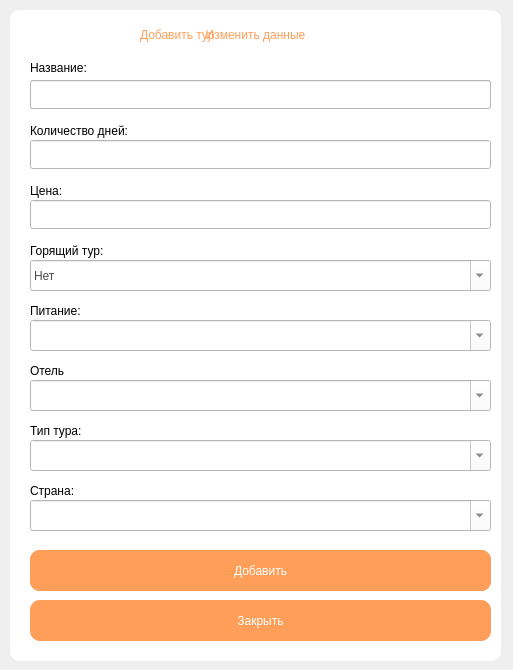
<?xml version="1.0" encoding="UTF-8"?>
<ui version="4.0">
 <class>Form51</class>
 <widget class="QWidget" name="Form51">
  <property name="geometry">
   <rect>
    <x>0</x>
    <y>0</y>
    <width>513</width>
    <height>670</height>
   </rect>
  </property>
  <property name="windowTitle">
   <string>Туры</string>
  </property>
  <widget class="QLabel" name="label_10">
   <property name="geometry">
    <rect>
     <x>10</x>
     <y>10</y>
     <width>491</width>
     <height>651</height>
    </rect>
   </property>
   <property name="styleSheet">
    <string notr="true">border-radius: 10px;
background-color: rgb(255, 255, 255);
</string>
   </property>
   <property name="text">
    <string/>
   </property>
  </widget>
  <widget class="QLabel" name="label_2">
   <property name="geometry">
    <rect>
     <x>90</x>
     <y>0</y>
     <width>331</width>
     <height>71</height>
    </rect>
   </property>
   <property name="styleSheet">
    <string notr="true">font: 27pt &quot;Century Gothic&quot;;
background-color: qlineargradient(spread:pad, x1:0, y1:0, x2:1, y2:0, stop:0 rgba(0, 0, 0, 0), stop:1 rgba(255, 255, 255, 0));
color: rgb(255, 158, 88);</string>
   </property>
   <property name="text">
    <string>&lt;html&gt;&lt;head/&gt;&lt;body&gt;&lt;p align=&quot;center&quot;&gt;Изменить данные&lt;/p&gt;&lt;/body&gt;&lt;/html&gt;</string>
   </property>
  </widget>
  <widget class="QLabel" name="label">
   <property name="geometry">
    <rect>
     <x>140</x>
     <y>10</y>
     <width>241</width>
     <height>51</height>
    </rect>
   </property>
   <property name="styleSheet">
    <string notr="true">font: 27pt &quot;Century Gothic&quot;;
background-color: qlineargradient(spread:pad, x1:0, y1:0, x2:1, y2:0, stop:0 rgba(0, 0, 0, 0), stop:1 rgba(255, 255, 255, 0));
color: rgb(255, 158, 88);</string>
   </property>
   <property name="text">
    <string>&lt;html&gt;&lt;head/&gt;&lt;body&gt;&lt;p&gt;Добавить тур&lt;/p&gt;&lt;/body&gt;&lt;/html&gt;</string>
   </property>
  </widget>
  <widget class="QLineEdit" name="lineEdit_3">
   <property name="geometry">
    <rect>
     <x>30</x>
     <y>80</y>
     <width>461</width>
     <height>29</height>
    </rect>
   </property>
   <property name="toolTip">
    <string>&lt;html&gt;&lt;head/&gt;&lt;body&gt;&lt;p&gt;gggg&lt;/p&gt;&lt;/body&gt;&lt;/html&gt;</string>
   </property>
   <property name="toolTipDuration">
    <number>-4</number>
   </property>
   <property name="styleSheet">
    <string notr="true">font: 15pt &quot;Century Gothic&quot;;
color: rgb(75, 75, 75);
background-color: rgb(255, 255, 255);</string>
   </property>
   <property name="text">
    <string/>
   </property>
   <property name="readOnly">
    <bool>true</bool>
   </property>
   <property name="placeholderText">
    <string/>
   </property>
  </widget>
  <widget class="QLabel" name="label_5">
   <property name="geometry">
    <rect>
     <x>30</x>
     <y>60</y>
     <width>239</width>
     <height>16</height>
    </rect>
   </property>
   <property name="styleSheet">
    <string notr="true">font: 13pt &quot;Century Gothic&quot;;
background-color: qlineargradient(spread:pad, x1:0, y1:0, x2:1, y2:0, stop:0 rgba(0, 0, 0, 0), stop:1 rgba(255, 255, 255, 0));</string>
   </property>
   <property name="text">
    <string>Название:</string>
   </property>
  </widget>
  <widget class="QLineEdit" name="lineEdit">
   <property name="geometry">
    <rect>
     <x>30</x>
     <y>80</y>
     <width>461</width>
     <height>29</height>
    </rect>
   </property>
   <property name="toolTip">
    <string>&lt;html&gt;&lt;head/&gt;&lt;body&gt;&lt;p&gt;gggg&lt;/p&gt;&lt;/body&gt;&lt;/html&gt;</string>
   </property>
   <property name="toolTipDuration">
    <number>-4</number>
   </property>
   <property name="styleSheet">
    <string notr="true">font: 15pt &quot;Century Gothic&quot;;
color: rgb(75, 75, 75);
background-color: rgb(255, 255, 255);</string>
   </property>
   <property name="text">
    <string/>
   </property>
   <property name="placeholderText">
    <string/>
   </property>
  </widget>
  <widget class="QLineEdit" name="lineEdit_2">
   <property name="geometry">
    <rect>
     <x>30</x>
     <y>140</y>
     <width>461</width>
     <height>29</height>
    </rect>
   </property>
   <property name="toolTip">
    <string>&lt;html&gt;&lt;head/&gt;&lt;body&gt;&lt;p&gt;gggg&lt;/p&gt;&lt;/body&gt;&lt;/html&gt;</string>
   </property>
   <property name="styleSheet">
    <string notr="true">font: 15pt &quot;Century Gothic&quot;;
color: rgb(75, 75, 75);
background-color: rgb(255, 255, 255);</string>
   </property>
   <property name="text">
    <string/>
   </property>
   <property name="placeholderText">
    <string/>
   </property>
  </widget>
  <widget class="QLabel" name="label_6">
   <property name="geometry">
    <rect>
     <x>30</x>
     <y>120</y>
     <width>239</width>
     <height>21</height>
    </rect>
   </property>
   <property name="styleSheet">
    <string notr="true">font: 13pt &quot;Century Gothic&quot;;
background-color: qlineargradient(spread:pad, x1:0, y1:0, x2:1, y2:0, stop:0 rgba(0, 0, 0, 0), stop:1 rgba(255, 255, 255, 0));</string>
   </property>
   <property name="text">
    <string>Количество дней:</string>
   </property>
  </widget>
  <widget class="QLabel" name="label_7">
   <property name="geometry">
    <rect>
     <x>30</x>
     <y>180</y>
     <width>239</width>
     <height>21</height>
    </rect>
   </property>
   <property name="styleSheet">
    <string notr="true">font: 13pt &quot;Century Gothic&quot;;
background-color: qlineargradient(spread:pad, x1:0, y1:0, x2:1, y2:0, stop:0 rgba(0, 0, 0, 0), stop:1 rgba(255, 255, 255, 0));</string>
   </property>
   <property name="text">
    <string>Цена:</string>
   </property>
  </widget>
  <widget class="QLineEdit" name="lineEdit_4">
   <property name="geometry">
    <rect>
     <x>30</x>
     <y>200</y>
     <width>461</width>
     <height>29</height>
    </rect>
   </property>
   <property name="toolTip">
    <string>&lt;html&gt;&lt;head/&gt;&lt;body&gt;&lt;p&gt;gggg&lt;/p&gt;&lt;/body&gt;&lt;/html&gt;</string>
   </property>
   <property name="styleSheet">
    <string notr="true">font: 15pt &quot;Century Gothic&quot;;
color: rgb(75, 75, 75);
background-color: rgb(255, 255, 255);</string>
   </property>
   <property name="text">
    <string/>
   </property>
   <property name="placeholderText">
    <string/>
   </property>
  </widget>
  <widget class="QComboBox" name="comboBox">
   <property name="geometry">
    <rect>
     <x>30</x>
     <y>260</y>
     <width>461</width>
     <height>31</height>
    </rect>
   </property>
   <property name="toolTipDuration">
    <number>-1</number>
   </property>
   <property name="styleSheet">
    <string notr="true">font: 15pt &quot;Century Gothic&quot;;
color: rgb(75, 75, 75);
background-color: rgb(255, 255, 255);</string>
   </property>
   <property name="editable">
    <bool>true</bool>
   </property>
   <item>
    <property name="text">
     <string>Нет</string>
    </property>
   </item>
   <item>
    <property name="text">
     <string>Да</string>
    </property>
   </item>
  </widget>
  <widget class="QLabel" name="label_8">
   <property name="geometry">
    <rect>
     <x>30</x>
     <y>240</y>
     <width>239</width>
     <height>21</height>
    </rect>
   </property>
   <property name="styleSheet">
    <string notr="true">font: 13pt &quot;Century Gothic&quot;;
background-color: qlineargradient(spread:pad, x1:0, y1:0, x2:1, y2:0, stop:0 rgba(0, 0, 0, 0), stop:1 rgba(255, 255, 255, 0));</string>
   </property>
   <property name="text">
    <string>Горящий тур:</string>
   </property>
  </widget>
  <widget class="QLabel" name="label_9">
   <property name="geometry">
    <rect>
     <x>30</x>
     <y>300</y>
     <width>239</width>
     <height>21</height>
    </rect>
   </property>
   <property name="styleSheet">
    <string notr="true">font: 13pt &quot;Century Gothic&quot;;
background-color: qlineargradient(spread:pad, x1:0, y1:0, x2:1, y2:0, stop:0 rgba(0, 0, 0, 0), stop:1 rgba(255, 255, 255, 0));</string>
   </property>
   <property name="text">
    <string>Питание:</string>
   </property>
  </widget>
  <widget class="QComboBox" name="comboBox_3">
   <property name="geometry">
    <rect>
     <x>30</x>
     <y>380</y>
     <width>461</width>
     <height>31</height>
    </rect>
   </property>
   <property name="toolTipDuration">
    <number>-1</number>
   </property>
   <property name="styleSheet">
    <string notr="true">font: 15pt &quot;Century Gothic&quot;;
color: rgb(75, 75, 75);
background-color: rgb(255, 255, 255);</string>
   </property>
   <property name="editable">
    <bool>true</bool>
   </property>
  </widget>
  <widget class="QLabel" name="label_11">
   <property name="geometry">
    <rect>
     <x>30</x>
     <y>360</y>
     <width>239</width>
     <height>21</height>
    </rect>
   </property>
   <property name="styleSheet">
    <string notr="true">font: 13pt &quot;Century Gothic&quot;;
background-color: qlineargradient(spread:pad, x1:0, y1:0, x2:1, y2:0, stop:0 rgba(0, 0, 0, 0), stop:1 rgba(255, 255, 255, 0));</string>
   </property>
   <property name="text">
    <string>Отель</string>
   </property>
  </widget>
  <widget class="QComboBox" name="comboBox_4">
   <property name="geometry">
    <rect>
     <x>30</x>
     <y>440</y>
     <width>461</width>
     <height>31</height>
    </rect>
   </property>
   <property name="toolTipDuration">
    <number>-1</number>
   </property>
   <property name="styleSheet">
    <string notr="true">font: 15pt &quot;Century Gothic&quot;;
color: rgb(75, 75, 75);
background-color: rgb(255, 255, 255);</string>
   </property>
   <property name="editable">
    <bool>true</bool>
   </property>
  </widget>
  <widget class="QLabel" name="label_12">
   <property name="geometry">
    <rect>
     <x>30</x>
     <y>420</y>
     <width>239</width>
     <height>21</height>
    </rect>
   </property>
   <property name="styleSheet">
    <string notr="true">font: 13pt &quot;Century Gothic&quot;;
background-color: qlineargradient(spread:pad, x1:0, y1:0, x2:1, y2:0, stop:0 rgba(0, 0, 0, 0), stop:1 rgba(255, 255, 255, 0));</string>
   </property>
   <property name="text">
    <string>Тип тура:</string>
   </property>
  </widget>
  <widget class="QComboBox" name="comboBox_5">
   <property name="geometry">
    <rect>
     <x>30</x>
     <y>500</y>
     <width>461</width>
     <height>31</height>
    </rect>
   </property>
   <property name="toolTipDuration">
    <number>-1</number>
   </property>
   <property name="styleSheet">
    <string notr="true">font: 15pt &quot;Century Gothic&quot;;
color: rgb(75, 75, 75);
background-color: rgb(255, 255, 255);</string>
   </property>
   <property name="editable">
    <bool>true</bool>
   </property>
  </widget>
  <widget class="QLabel" name="label_13">
   <property name="geometry">
    <rect>
     <x>30</x>
     <y>480</y>
     <width>239</width>
     <height>21</height>
    </rect>
   </property>
   <property name="styleSheet">
    <string notr="true">font: 13pt &quot;Century Gothic&quot;;
background-color: qlineargradient(spread:pad, x1:0, y1:0, x2:1, y2:0, stop:0 rgba(0, 0, 0, 0), stop:1 rgba(255, 255, 255, 0));</string>
   </property>
   <property name="text">
    <string>Страна:</string>
   </property>
  </widget>
  <widget class="QPushButton" name="pushButton_3">
   <property name="geometry">
    <rect>
     <x>30</x>
     <y>550</y>
     <width>461</width>
     <height>41</height>
    </rect>
   </property>
   <property name="styleSheet">
    <string notr="true">font: 20pt &quot;Century Gothic&quot;;
color: rgb(255, 255, 255);
border-width: 50px;
border-radius: 10px;
background-color: rgb(255, 158, 88);</string>
   </property>
   <property name="text">
    <string>Изменить</string>
   </property>
  </widget>
  <widget class="QPushButton" name="pushButton_2">
   <property name="geometry">
    <rect>
     <x>30</x>
     <y>600</y>
     <width>461</width>
     <height>41</height>
    </rect>
   </property>
   <property name="styleSheet">
    <string notr="true">font: 20pt &quot;Century Gothic&quot;;
color: rgb(255, 255, 255);
border-width: 50px;
border-radius: 10px;
background-color: rgb(255, 158, 88);</string>
   </property>
   <property name="text">
    <string>Закрыть</string>
   </property>
  </widget>
  <widget class="QPushButton" name="pushButton">
   <property name="geometry">
    <rect>
     <x>30</x>
     <y>550</y>
     <width>461</width>
     <height>41</height>
    </rect>
   </property>
   <property name="styleSheet">
    <string notr="true">font: 20pt &quot;Century Gothic&quot;;
color: rgb(255, 255, 255);
border-width: 50px;
border-radius: 10px;
background-color: rgb(255, 158, 88);</string>
   </property>
   <property name="text">
    <string>Добавить</string>
   </property>
  </widget>
  <widget class="QComboBox" name="comboBox_2">
   <property name="geometry">
    <rect>
     <x>30</x>
     <y>320</y>
     <width>461</width>
     <height>31</height>
    </rect>
   </property>
   <property name="styleSheet">
    <string notr="true">font: 15pt &quot;Century Gothic&quot;;
color: rgb(75, 75, 75);
background-color: rgb(255, 255, 255);</string>
   </property>
   <property name="editable">
    <bool>true</bool>
   </property>
  </widget>
 </widget>
 <resources/>
 <connections/>
</ui>
